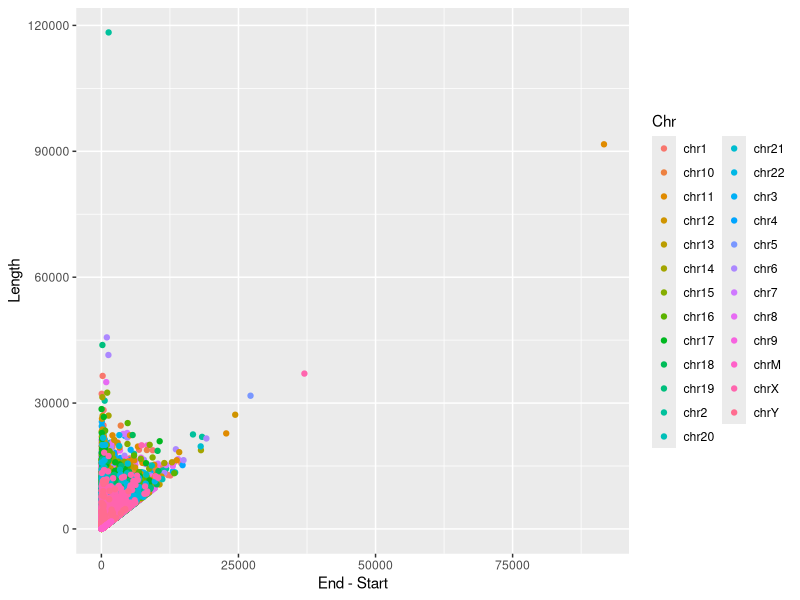
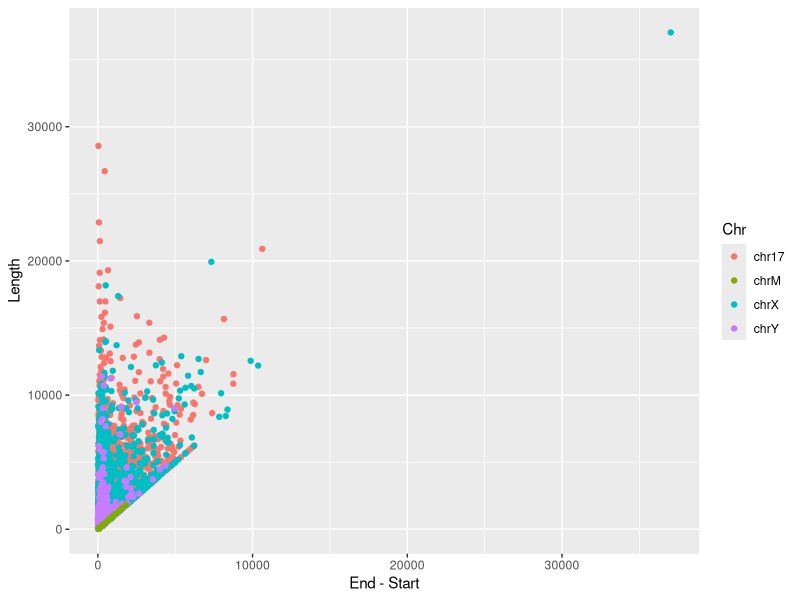
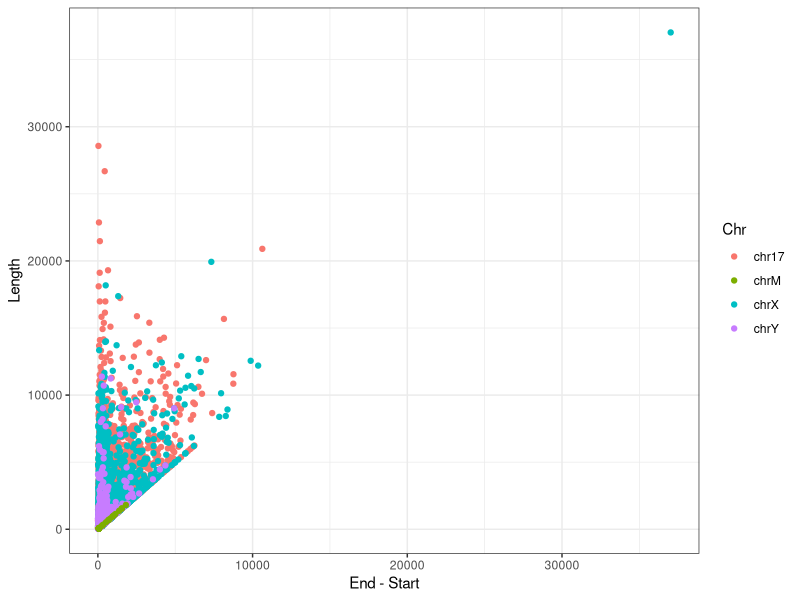
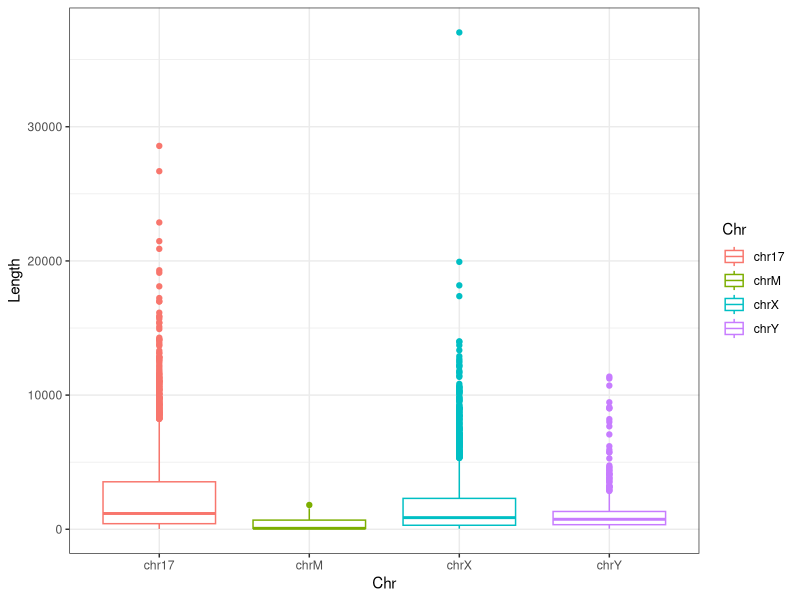
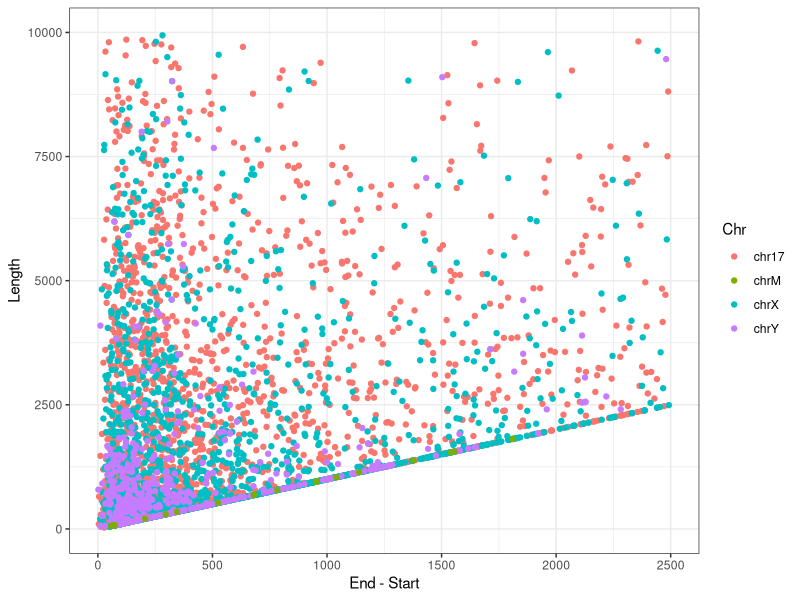
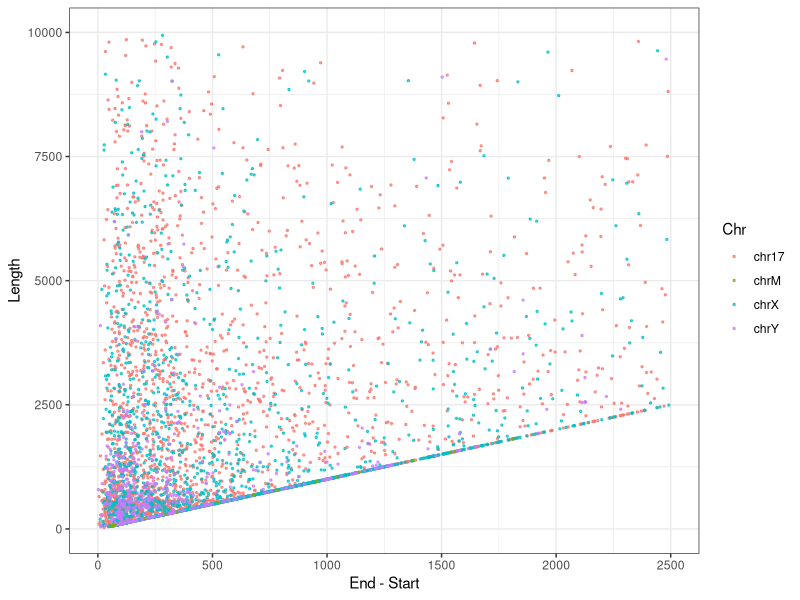
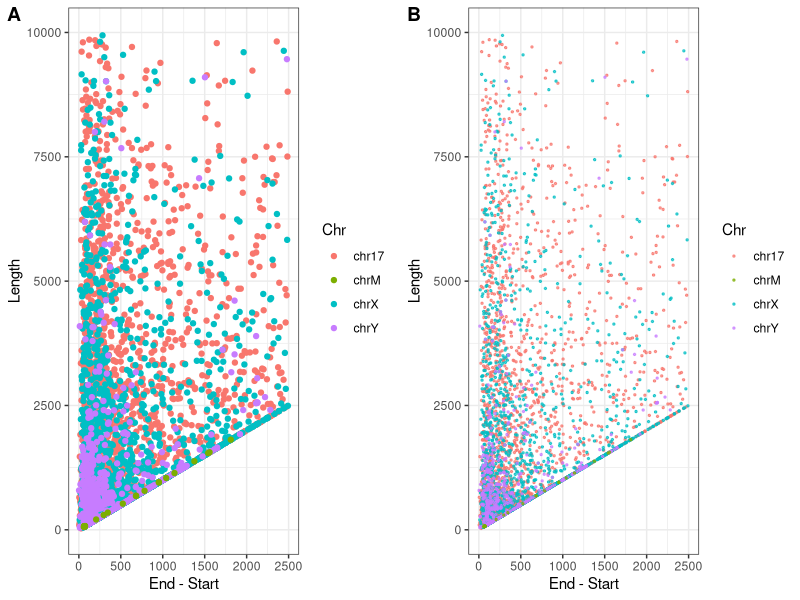
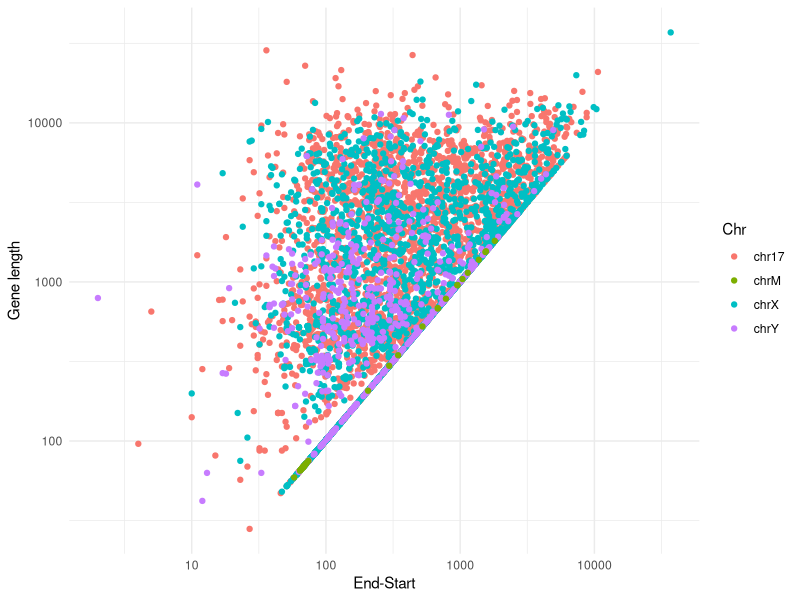

Write the R code that produced these figures, in order.
## DataViz 2.0 Workshop
## Part 2

library(tidyverse)
library(ggpubr); library(ggrepel)

## Data Import
gene_loc <- read.table("GSE69360.gene-locations.txt",
                       header = T)

## Plotting
scatter <- ggplot(gene_loc, aes(x=End-Start, y=Length, group=Chr, color=Chr)) +
  geom_point()
scatter

### It is hard to visualize the entire data.
### Let's pretend we are only interested in a small set of chromosomes.
### Let's subset the data and add a few variables!

target <- c("chrX", "chrY", "chrM", "chr17")
gene_loc2 <- filter(gene_loc, Chr %in% target)

log_EndStart <- log10(gene_loc2$End-gene_loc2$Start)
log_length <- log10(gene_loc2$Length)
gene_loc2$log_length <- log_length
gene_loc2$log_EndStart <- log_EndStart
head(gene_loc2)

## Now let's check the new scatter plot... mmm still not the best
scatter <- ggplot(gene_loc2, aes(x = End-Start, y = Length, group=Chr, color=Chr)) +
  geom_point()
scatter

## the gray background is annoying... remove it!
scatter <- ggplot(gene_loc2, aes(x = End-Start, y = Length, group=Chr, color=Chr)) +
  geom_point() +
  theme_bw()
scatter

### recap, try a different geometry .. by yourself!
box1 <- ggplot(gene_loc2, aes(x = Chr, y = Length, group=Chr, color=Chr)) +
  geom_boxplot() +
  theme_bw()
box1

## adjust the axes
scatter <- ggplot(gene_loc2 ,aes(x = End-Start, y = Length, group=Chr, color=Chr)) +
  geom_point() +
  theme_bw() +
  xlim(0, 2500)+ ylim(0, 10000)
scatter

### where are the green dots?
scatter3 <- ggplot(gene_loc2 ,aes(x = End-Start, y = Length, group=Chr, color=Chr)) +
  geom_point(alpha = 0.7, size =0.5) +
  theme_bw() +
  xlim(0, 2500)+ ylim(0, 10000)
scatter3

## Did it change? compare the plots side-by-side
ggarrange(scatter, scatter3,
          labels = c("A", "B"),
          ncol = 2, nrow = 1)

## transformed the axes.. Thats better.. isny it?
trans_scatter <- scatter +
  scale_x_log10("End-Start") +
  scale_y_log10("Gene length") +
  theme_minimal()
trans_scatter

## You want to add the regression lines.. So, lets do a multiple regression
scatter1 <- ggplot(gene_loc2, aes(x = log_EndStart, y = log_length, color=Chr)) +
  geom_point() +
  theme_bw() +
  geom_smooth(method=lm,  se=FALSE)
scatter1

## We can see the lines clearly. Can you thing in a solution?
scatter2 <- ggplot(gene_loc2, aes(x = log_EndStart, y = log_length, color=Chr)) +
  geom_point(size =1, alpha = 0.2) +
  geom_smooth(method=lm, se=FALSE) +
  theme_bw()
scatter2

##Can you put them together in the same graph to compare?
ggarrange(scatter1, scatter2,
          labels = c("A", "B"),
          ncol = 2, nrow = 1)

## Now, lets add some numerical values to the graph. Like R^2
scatter <- ggplot(gene_loc2, aes(x = log_EndStart, y = log_length, color = Chr))+
  geom_point() +
  theme_bw() +
  geom_smooth(method = lm, se = FALSE)+
  ggpubr::stat_cor()
scatter

## Now, lets add some numerical values to the graph. Linear quation
scatter <- ggplot(gene_loc2, aes(x = log_EndStart, y = log_length, color = Chr))+
  geom_point() +
  geom_smooth(method = lm, se = FALSE)+
  ggpubr::stat_regline_equation()
scatter

## Your boss wants to see the lines in different plots!
## multiple regression with equation and r2 different plots
ml_scatter <- ggscatter(gene_loc2, x = "log_EndStart", y = "log_length",
  color = "Chr", palette = "jco",
  add = "reg.line") +
  facet_wrap(~Chr) +
  stat_cor(label.y = 4.4) +
  stat_regline_equation(label.y = 4.2)
ml_scatter

## labeling a point in a scatterplot..
scatter <- ggplot(gene_loc2 ,aes(x = End-Start, y = Length, group=Chr, color=Chr)) +
  geom_point()
scatter

## that gene in the corner looks interesting!! What gene is it?
scatter <- ggplot(gene_loc2, aes(x = End-Start, y = Length, group=Chr, color=Chr)) +
  geom_point()+
  geom_text(label=gene_loc2$Geneid, size = 2, color="black")
scatter

## second example!! Laballing point and adding confidence interval to a regresion.
a <- gene_loc %>%
  group_by(Chr) %>%
  summarize(meanLength = mean(Length), numGenes = n())
head(a)

scatter2 <- ggplot(a, aes(x = numGenes, y = meanLength)) +
  geom_point()+
  theme_bw()
scatter2

## which chromosome is represented by which point?
scatter2 <- ggplot(a, aes(x = numGenes, y = meanLength)) +
  geom_point()+
  theme_bw()+
  geom_text(label=a$Chr, size = 2, color="black")
scatter2

## geom_text_repel is a better function!
scatter2 <- ggplot(a, aes(x = numGenes, y = meanLength)) +
  geom_point()+
  theme_bw()+
  geom_text_repel(aes(label = Chr), color="red", segment.color="blue")
scatter2

## add cofidence interval
scatter2 <- ggplot(a, aes(x = numGenes, y = meanLength)) +
  geom_point()+
  theme_bw()+
  geom_text_repel(aes(label = Chr), color="red", segment.color="blue")+
  geom_smooth(method = loess, color = "lightblue", alpha = 0.1)
scatter2
